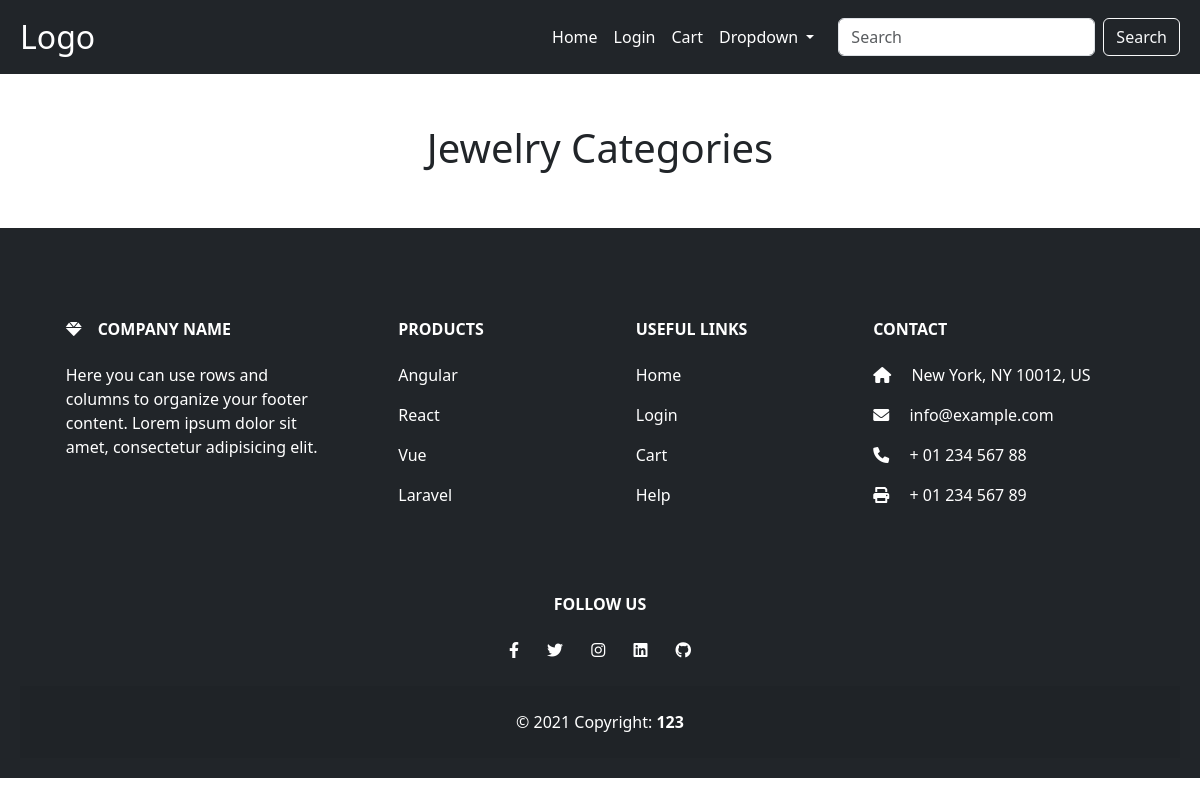
/, run on an earlier commit of the app's database.
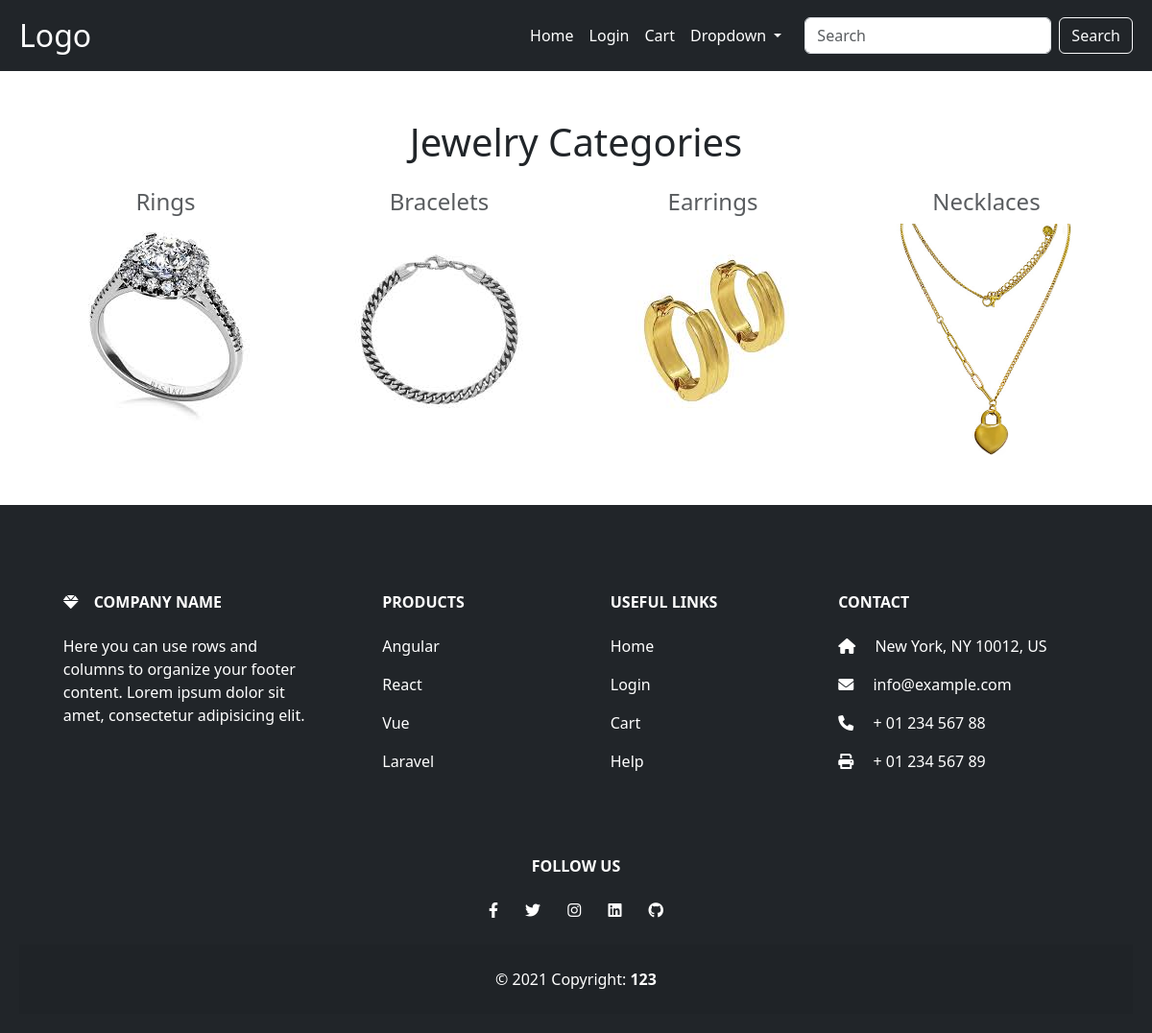
And on a later commit of the database.
### app1/models.py (models this page shows)
class ProductCategory(models.Model):
    name = models.CharField(max_length=100)
    image = models.CharField(max_length=255)  # Path to category image
    def __str__(self):
        return self.name

### app1/views.py (the view)
# urls.py: path('', views.home_view, name='home'),
def home_view(request):
    categories = ProductCategory.objects.all()
    print(categories)  # Debugging line to check if categories are fetched
    return render(request, 'home.html', {'categories': categories})

### app1/templates/home.html (shortened to what this page needs)
{% extends 'base.html' %}
{% load static %}
{% block content %}
<div class="container">
    <h1 class="text-center my-4">Jewelry Categories</h1>
    <div class="row">
        {% for category in categories %}
        <div class="col-md-3 text-center text-muted">
            <h4 class="fw-normal">{{ category.name }}</h4>
            <a href="{% url 'category_detail' category.id %}">
                <img src="{% static category.image %}" class="img-fluid category-img" alt="{{ category.name }}">
            </a>
        </div>
        {% endfor %}
    </div>
</div>
{% endblock %}

What changed in the data, as far as the page shows it:
added ProductCategory: name "Rings", image (picture)
added ProductCategory: name "Bracelets", image (picture)
added ProductCategory: name "Earrings", image (picture)
added ProductCategory: name "Necklaces", image (picture)
